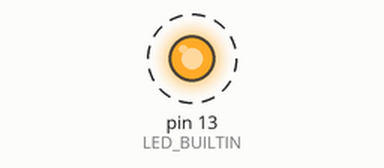
Bench run of a sketch on a simulated Arduino Uno, built with avr-gcc and run on an emulated ATmega328P. Parts: output pins drawn as LEDs (lit = HIGH). Dashed ring = blinking. What the sketch prints to the serial monitor is not drawn. At 0.6 s the program stops and its outputs stay as they are.

Above: at 0.05 s.
Timing chart, 0 to 2.1 s (numbered marks = the images above):
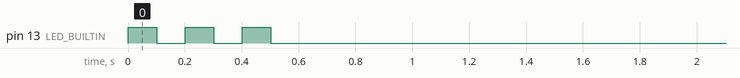

The sketch:

arduino_board.ino
```cpp
// Real-firmware board validation: standard Arduino sketch exercising
// the full Arduino core stack — SystemInit clock tree (RCC PLL + ready
// flags), .data/.bss init, GPIO digitalWrite, SysTick-driven delay(),
// and Serial prints. Same sketch for all 8 boards (LED_BUILTIN + Serial
// resolve per variant).
void setup() {
  Serial.begin(115200);
  pinMode(LED_BUILTIN, OUTPUT);
  Serial.println("=== Arduino Board Test ===");
}

void loop() {
  static int n = 0;
  digitalWrite(LED_BUILTIN, HIGH);
  Serial.print("tick ");
  Serial.print(n);
  Serial.println(" LED=ON");
  delay(100);
  digitalWrite(LED_BUILTIN, LOW);
  Serial.print("tick ");
  Serial.print(n);
  Serial.println(" LED=OFF");
  delay(100);
  if (++n >= 3) {
    Serial.println("Arduino done");
    while (1);
  }
}
```

Measured:
- by itself, pin 13 (LED_BUILTIN): alternates HIGH for 0.10 s and LOW for 0.10 s, 6 changes in all, then stays LOW
